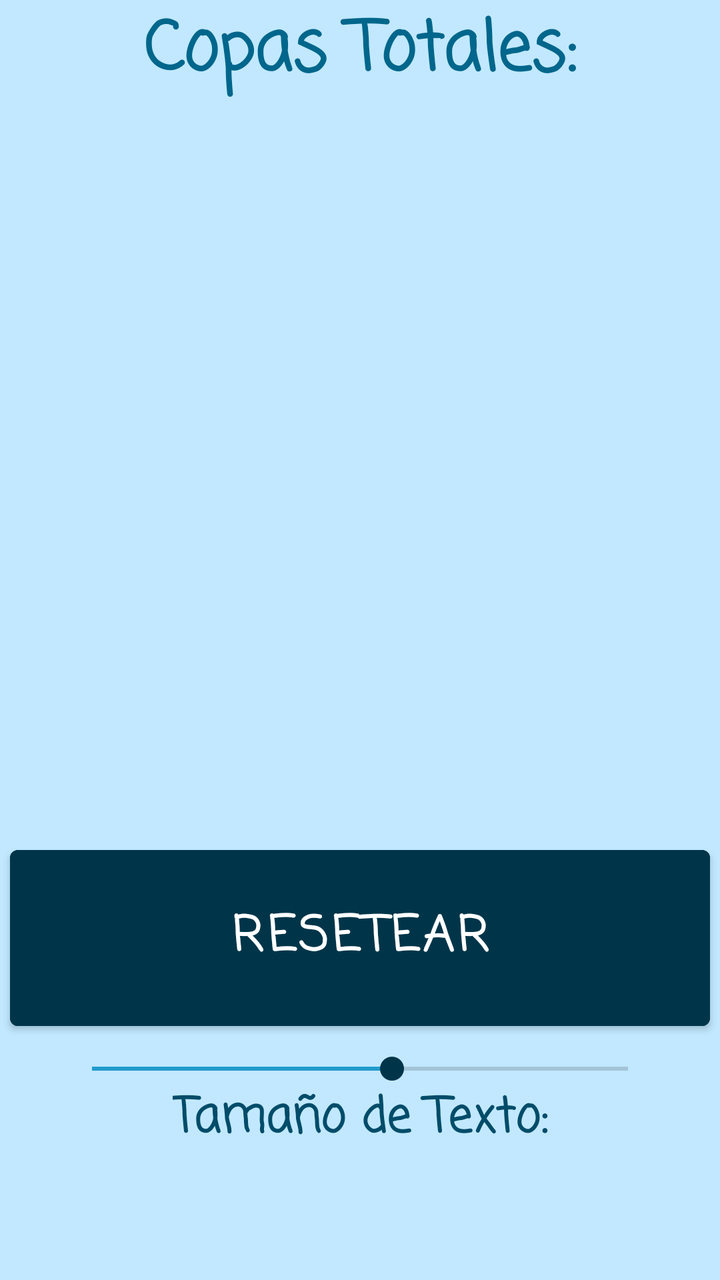
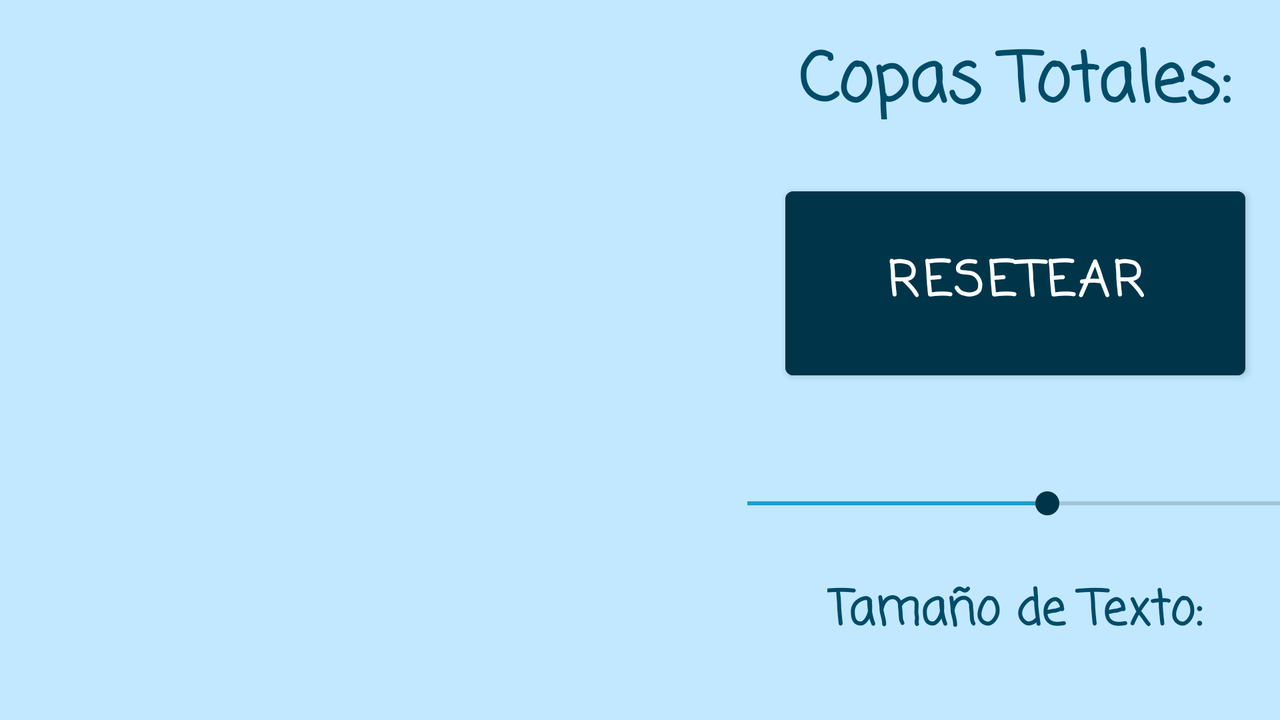

The same Android screen from two of the app's own layout files: first res/layout/ as a phone draws it, then the repository's variant for another configuration, drawn on a device whose configuration selects that folder. Both files follow.
<!-- AndroidManifest.xml: application theme Theme.CuentaCopas -->
<!-- res/layout/activity_main2.xml -->
<?xml version="1.0" encoding="utf-8"?>
<androidx.constraintlayout.widget.ConstraintLayout xmlns:android="http://schemas.android.com/apk/res/android"
    xmlns:app="http://schemas.android.com/apk/res-auto"
    xmlns:tools="http://schemas.android.com/tools"
    android:layout_width="match_parent"
    android:layout_height="match_parent"
    android:background="@color/material_dynamic_primary90"
    tools:context=".MainActivity2">

    <TextView
        android:id="@+id/TextViewCantCopas"
        android:layout_width="0dp"
        android:layout_height="wrap_content"
        android:fontFamily="casual"
        android:text="@string/cantidad_copas"
        android:textAlignment="center"
        android:textColor="@color/material_dynamic_primary40"
        android:textSize="34sp"
        android:textStyle="bold"
        app:layout_constraintBottom_toBottomOf="parent"
        app:layout_constraintEnd_toEndOf="parent"
        app:layout_constraintStart_toStartOf="parent"
        app:layout_constraintTop_toTopOf="parent"
        app:layout_constraintVertical_bias="0.0" />

    <ScrollView
        android:id="@+id/ListaAmigos"
        android:layout_width="409dp"
        android:layout_height="350dp"
        android:layout_marginTop="1dp"
        app:layout_constraintBottom_toBottomOf="parent"
        app:layout_constraintEnd_toEndOf="parent"
        app:layout_constraintStart_toStartOf="parent"
        app:layout_constraintTop_toBottomOf="@+id/TextViewCantCopas"
        app:layout_constraintVertical_bias="0.0">

        <LinearLayout
            android:layout_width="match_parent"
            android:layout_height="wrap_content"
            android:orientation="horizontal">

            <LinearLayout
                android:id="@+id/filanombre"
                android:layout_width="wrap_content"
                android:layout_height="wrap_content"
                android:orientation="vertical" />

            <LinearLayout
                android:id="@+id/filabotonmas"
                android:layout_width="wrap_content"
                android:layout_height="wrap_content"
                android:orientation="vertical" />

            <LinearLayout
                android:id="@+id/filacantidad"
                android:layout_width="wrap_content"
                android:layout_height="wrap_content"
                android:orientation="vertical" />

            <LinearLayout
                android:id="@+id/filabotonmenos"
                android:layout_width="wrap_content"
                android:layout_height="wrap_content"
                android:orientation="vertical" />
        </LinearLayout>
    </ScrollView>

    <Button
        android:id="@+id/buttonReset"
        android:layout_width="350dp"
        android:layout_height="100dp"
        android:backgroundTint="@color/material_dynamic_primary20"
        android:fontFamily="casual"
        android:text="@string/btnReset"
        android:textSize="24sp"
        android:textStyle="bold"
        app:layout_constraintBottom_toBottomOf="parent"
        app:layout_constraintEnd_toEndOf="parent"
        app:layout_constraintStart_toStartOf="parent"
        app:layout_constraintTop_toBottomOf="@+id/ListaAmigos"
        app:layout_constraintVertical_bias="0.120000005" />

    <SeekBar
        android:id="@+id/seekBarTamanno"
        android:layout_width="300dp"
        android:layout_height="wrap_content"
        android:max="25"
        android:progress="14"
        android:progressTint="@color/material_dynamic_primary60"
        android:thumbTint="@color/material_dynamic_primary20"
        app:layout_constraintBottom_toBottomOf="parent"
        app:layout_constraintEnd_toEndOf="parent"
        app:layout_constraintStart_toStartOf="parent"
        app:layout_constraintTop_toBottomOf="@+id/ListaAmigos"
        app:layout_constraintVertical_bias="0.56" />

    <TextView
        android:id="@+id/textViewTamText"
        android:layout_width="wrap_content"
        android:layout_height="wrap_content"
        android:fontFamily="casual"
        android:text="@string/TamText"
        android:textColor="@color/material_dynamic_primary30"
        android:textSize="24sp"
        android:textStyle="bold"
        app:layout_constraintBottom_toBottomOf="parent"
        app:layout_constraintEnd_toEndOf="parent"
        app:layout_constraintStart_toStartOf="parent"
        app:layout_constraintTop_toBottomOf="@+id/ListaAmigos"
        app:layout_constraintVertical_bias="0.69" />

</androidx.constraintlayout.widget.ConstraintLayout>
<!-- resources referenced by this layout -->
<resources>
  <string name="TamText">Tamaño de Texto:</string>
  <string name="btnReset">Resetear</string>
  <string name="cantidad_copas">Copas Totales:</string>
  <style name="Theme.CuentaCopas" parent="Theme.MaterialComponents.DayNight.DarkActionBar">
          
          <item name="colorPrimary">@color/purple_500</item>
          <item name="colorPrimaryVariant">@color/purple_700</item>
          <item name="colorOnPrimary">@color/white</item>
          
          <item name="colorSecondary">@color/teal_200</item>
          <item name="colorSecondaryVariant">@color/teal_700</item>
          <item name="colorOnSecondary">@color/black</item>
          
          <item name="android:statusBarColor">?attr/colorPrimaryVariant</item>
          
      </style>
</resources>
<!-- res/layout-land/activity_main2.xml (the repository's variant of the layout above) -->
<!-- drawn on the phone turned sideways -->
<?xml version="1.0" encoding="utf-8"?>
<androidx.constraintlayout.widget.ConstraintLayout xmlns:android="http://schemas.android.com/apk/res/android"
    xmlns:app="http://schemas.android.com/apk/res-auto"
    xmlns:tools="http://schemas.android.com/tools"
    android:layout_width="match_parent"
    android:layout_height="match_parent"
    android:background="@color/material_dynamic_primary90"
    tools:context=".MainActivity2">

    <TextView
        android:id="@+id/TextViewCantCopas"
        android:layout_width="0dp"
        android:layout_height="44dp"
        android:fontFamily="casual"
        android:text="@string/cantidad_copas"
        android:textAlignment="center"
        android:textColor="@color/material_dynamic_primary30"
        android:textSize="34sp"
        android:textStyle="bold"
        app:layout_constraintBottom_toBottomOf="parent"
        app:layout_constraintEnd_toEndOf="parent"
        app:layout_constraintStart_toEndOf="@+id/ListaAmigos"
        app:layout_constraintTop_toTopOf="parent"
        app:layout_constraintVertical_bias="0.050000012" />

    <ScrollView
        android:id="@+id/ListaAmigos"
        android:layout_width="375dp"
        android:layout_height="0dp"
        app:layout_constraintBottom_toBottomOf="parent"
        app:layout_constraintEnd_toEndOf="parent"
        app:layout_constraintHorizontal_bias="0.0"
        app:layout_constraintStart_toStartOf="parent"
        app:layout_constraintTop_toTopOf="parent">

        <LinearLayout
            android:layout_width="match_parent"
            android:layout_height="wrap_content"
            android:orientation="vertical" />
    </ScrollView>

    <Button
        android:id="@+id/buttonReset"
        android:layout_width="230dp"
        android:layout_height="104dp"
        android:backgroundTint="@color/material_dynamic_primary20"
        android:fontFamily="casual"
        android:text="@string/btnReset"
        android:textSize="24sp"
        android:textStyle="bold"
        app:layout_constraintBottom_toBottomOf="parent"
        app:layout_constraintEnd_toEndOf="parent"
        app:layout_constraintStart_toEndOf="@+id/ListaAmigos"
        app:layout_constraintTop_toTopOf="parent"
        app:layout_constraintVertical_bias="0.35000002" />

    <SeekBar
        android:id="@+id/seekBarTamanno"
        android:layout_width="300dp"
        android:layout_height="wrap_content"
        android:max="25"
        android:progress="14"
        android:progressTint="@color/material_dynamic_primary60"
        android:thumbTint="@color/material_dynamic_primary20"
        app:layout_constraintBottom_toBottomOf="parent"
        app:layout_constraintEnd_toEndOf="parent"
        app:layout_constraintStart_toEndOf="@+id/ListaAmigos"
        app:layout_constraintTop_toTopOf="parent"
        app:layout_constraintVertical_bias="0.71000004" />

    <TextView
        android:id="@+id/textViewTamText"
        android:layout_width="wrap_content"
        android:layout_height="wrap_content"
        android:fontFamily="casual"
        android:text="@string/TamText"
        android:textColor="@color/material_dynamic_primary30"
        android:textSize="24sp"
        android:textStyle="bold"
        app:layout_constraintBottom_toBottomOf="parent"
        app:layout_constraintEnd_toEndOf="parent"
        app:layout_constraintStart_toEndOf="@+id/ListaAmigos"
        app:layout_constraintTop_toTopOf="parent"
        app:layout_constraintVertical_bias="0.89" />

</androidx.constraintlayout.widget.ConstraintLayout>
